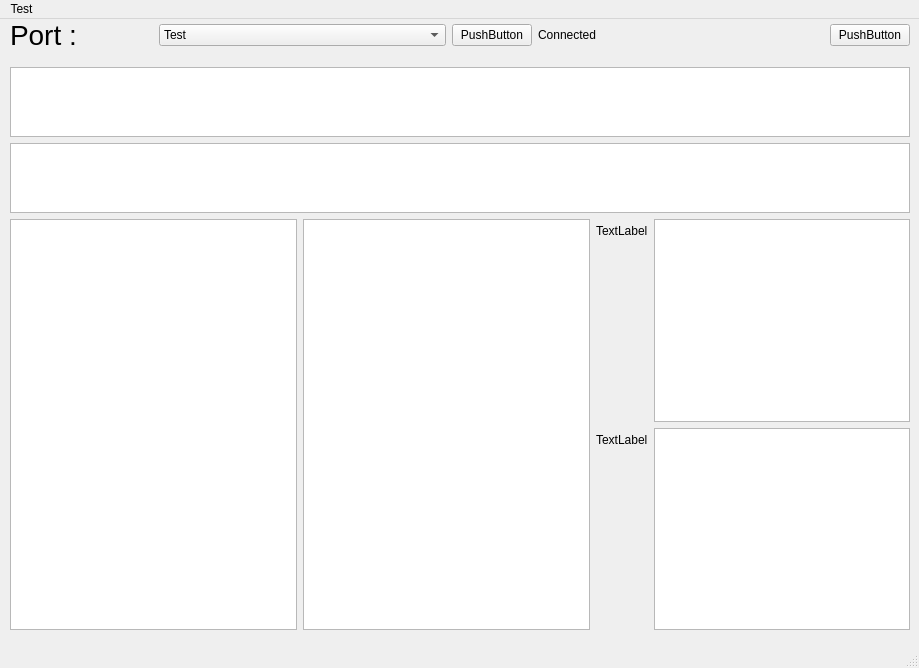
<?xml version="1.0" encoding="UTF-8"?>
<ui version="4.0">
 <class>MainWindow</class>
 <widget class="QMainWindow" name="MainWindow">
  <property name="geometry">
   <rect>
    <x>0</x>
    <y>0</y>
    <width>919</width>
    <height>668</height>
   </rect>
  </property>
  <property name="windowTitle">
   <string>MainWindow</string>
  </property>
  <widget class="QWidget" name="centralwidget">
   <widget class="QWidget" name="layoutWidget">
    <property name="geometry">
     <rect>
      <x>10</x>
      <y>0</y>
      <width>900</width>
      <height>611</height>
     </rect>
    </property>
    <layout class="QVBoxLayout" name="verticalLayout_Main" stretch="10,5,10,10,200">
     <item>
      <layout class="QHBoxLayout" name="horizontalLayout_PortConnectSend" stretch="10,20,5,20,5">
       <property name="spacing">
        <number>-1</number>
       </property>
       <property name="sizeConstraint">
        <enum>QLayout::SetDefaultConstraint</enum>
       </property>
       <property name="leftMargin">
        <number>0</number>
       </property>
       <property name="rightMargin">
        <number>0</number>
       </property>
       <item>
        <widget class="QLabel" name="label_PortText">
         <property name="font">
          <font>
           <pointsize>21</pointsize>
           <strikeout>false</strikeout>
           <kerning>true</kerning>
          </font>
         </property>
         <property name="text">
          <string>Port : </string>
         </property>
        </widget>
       </item>
       <item>
        <widget class="QComboBox" name="comboBox_selectPort">
         <item>
          <property name="text">
           <string>Test</string>
          </property>
         </item>
         <item>
          <property name="text">
           <string>Test1</string>
          </property>
         </item>
         <item>
          <property name="text">
           <string>Test2</string>
          </property>
         </item>
        </widget>
       </item>
       <item>
        <widget class="QPushButton" name="pushButton_ConnectToPort">
         <property name="text">
          <string>PushButton</string>
         </property>
        </widget>
       </item>
       <item>
        <widget class="QLabel" name="label_ConnectionStatus">
         <property name="enabled">
          <bool>true</bool>
         </property>
         <property name="text">
          <string>Connected</string>
         </property>
        </widget>
       </item>
       <item>
        <widget class="QPushButton" name="pushButton_SendCommand">
         <property name="text">
          <string>PushButton</string>
         </property>
        </widget>
       </item>
      </layout>
     </item>
     <item>
      <spacer name="verticalSpacer">
       <property name="orientation">
        <enum>Qt::Vertical</enum>
       </property>
       <property name="sizeHint" stdset="0">
        <size>
         <width>898</width>
         <height>18</height>
        </size>
       </property>
      </spacer>
     </item>
     <item>
      <widget class="QTextEdit" name="textEdit_CommandHeader"/>
     </item>
     <item>
      <widget class="QTextEdit" name="textEdit_Payload"/>
     </item>
     <item>
      <layout class="QHBoxLayout" name="horizontalLayout_CommandMaker">
       <item>
        <widget class="QListView" name="listView_Appname"/>
       </item>
       <item>
        <widget class="QListView" name="listView_CommandName"/>
       </item>
       <item>
        <layout class="QFormLayout" name="formLayout_SetArgs">
         <item row="0" column="0">
          <widget class="QLabel" name="label_9">
           <property name="text">
            <string>TextLabel</string>
           </property>
          </widget>
         </item>
         <item row="0" column="1">
          <widget class="QTextEdit" name="textEdit"/>
         </item>
         <item row="1" column="0">
          <widget class="QLabel" name="label_10">
           <property name="text">
            <string>TextLabel</string>
           </property>
          </widget>
         </item>
         <item row="1" column="1">
          <widget class="QTextEdit" name="textEdit_2"/>
         </item>
        </layout>
       </item>
      </layout>
     </item>
    </layout>
   </widget>
  </widget>
  <widget class="QMenuBar" name="menubar">
   <property name="geometry">
    <rect>
     <x>0</x>
     <y>0</y>
     <width>919</width>
     <height>24</height>
    </rect>
   </property>
   <widget class="QMenu" name="menuMain_Window">
    <property name="title">
     <string>Test</string>
    </property>
   </widget>
   <addaction name="menuMain_Window"/>
  </widget>
  <widget class="QStatusBar" name="statusbar"/>
 </widget>
 <resources/>
 <connections/>
</ui>
